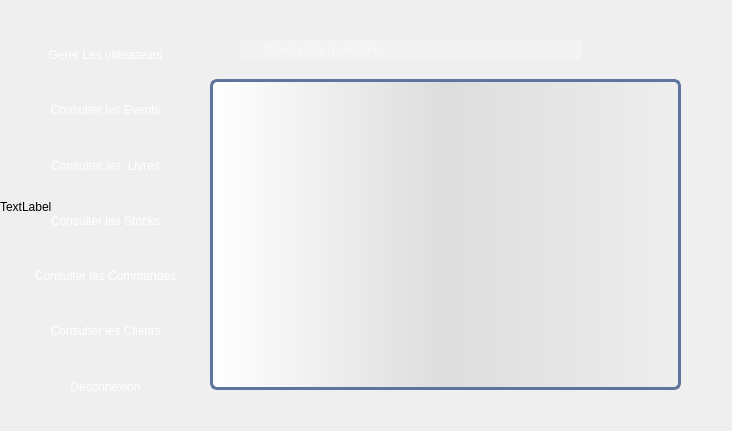
<?xml version="1.0" encoding="UTF-8"?>
<ui version="4.0">
 <class>user</class>
 <widget class="QDialog" name="user">
  <property name="geometry">
   <rect>
    <x>0</x>
    <y>0</y>
    <width>732</width>
    <height>431</height>
   </rect>
  </property>
  <property name="minimumSize">
   <size>
    <width>732</width>
    <height>431</height>
   </size>
  </property>
  <property name="maximumSize">
   <size>
    <width>732</width>
    <height>431</height>
   </size>
  </property>
  <property name="windowTitle">
   <string>Dialog</string>
  </property>
  <widget class="QWidget" name="gridLayoutWidget">
   <property name="geometry">
    <rect>
     <x>10</x>
     <y>30</y>
     <width>191</width>
     <height>381</height>
    </rect>
   </property>
   <layout class="QGridLayout" name="gridLayout">
    <item row="0" column="0">
     <widget class="QPushButton" name="agents">
      <property name="minimumSize">
       <size>
        <width>0</width>
        <height>4</height>
       </size>
      </property>
      <property name="maximumSize">
       <size>
        <width>16777215</width>
        <height>50</height>
       </size>
      </property>
      <property name="styleSheet">
       <string notr="true">QPushButton {
	font: 12pt &quot;Calibri&quot;;
            color: white;
            border-image: url(:/img/bouton.png) 3 10 3 10;

            border-top: 3px transparent;
            border-bottom: 3px transparent;
            border-right: 10px transparent;
            border-left: 10px transparent;
        }</string>
      </property>
      <property name="text">
       <string>Gerer Les utilisateurs</string>
      </property>
     </widget>
    </item>
    <item row="6" column="0">
     <widget class="QPushButton" name="clients">
      <property name="maximumSize">
       <size>
        <width>16777215</width>
        <height>50</height>
       </size>
      </property>
      <property name="styleSheet">
       <string notr="true">QPushButton {
            color: white;
            border-image: url(:/img/bouton.png) 3 10 3 10;
	font: 12pt &quot;calibri&quot;;
            border-top: 3px transparent;
            border-bottom: 3px transparent;
            border-right: 10px transparent;
            border-left: 10px transparent;
        }</string>
      </property>
      <property name="text">
       <string>Consulter les Clients</string>
      </property>
     </widget>
    </item>
    <item row="4" column="0">
     <widget class="QPushButton" name="stocks">
      <property name="maximumSize">
       <size>
        <width>16777215</width>
        <height>50</height>
       </size>
      </property>
      <property name="styleSheet">
       <string notr="true">QPushButton {
            color: white;
            border-image: url(:/img/bouton.png) 3 10 3 10;
	font: 12pt &quot;calibri&quot;;
            border-top: 3px transparent;
            border-bottom: 3px transparent;
            border-right: 10px transparent;
            border-left: 10px transparent;
        }</string>
      </property>
      <property name="text">
       <string>Consulter les Stocks</string>
      </property>
     </widget>
    </item>
    <item row="3" column="0">
     <widget class="QPushButton" name="livres">
      <property name="maximumSize">
       <size>
        <width>16777215</width>
        <height>50</height>
       </size>
      </property>
      <property name="styleSheet">
       <string notr="true">QPushButton {
            color: white;
            border-image: url(:/img/bouton.png) 3 10 3 10;
	font: 12pt &quot;calibri&quot;;
            border-top: 3px transparent;
            border-bottom: 3px transparent;
            border-right: 10px transparent;
            border-left: 10px transparent;
        }</string>
      </property>
      <property name="text">
       <string>Consulter les  Livres</string>
      </property>
     </widget>
    </item>
    <item row="1" column="0">
     <widget class="QPushButton" name="events">
      <property name="maximumSize">
       <size>
        <width>16777215</width>
        <height>50</height>
       </size>
      </property>
      <property name="styleSheet">
       <string notr="true">QPushButton {
            color: white;
            border-image: url(:/img/bouton.png) 3 10 3 10;
	font: 12pt &quot;calibri&quot;;
            border-top: 3px transparent;
            border-bottom: 3px transparent;
            border-right: 10px transparent;
            border-left: 10px transparent;
        }</string>
      </property>
      <property name="text">
       <string>Consulter les Events</string>
      </property>
     </widget>
    </item>
    <item row="5" column="0">
     <widget class="QPushButton" name="commandes">
      <property name="maximumSize">
       <size>
        <width>16777215</width>
        <height>50</height>
       </size>
      </property>
      <property name="styleSheet">
       <string notr="true">QPushButton {
            color: white;
            border-image: url(:/img/bouton.png) 3 10 3 10;
	font: 12pt &quot;calibri&quot;;
            border-top: 3px transparent;
            border-bottom: 3px transparent;
            border-right: 10px transparent;
            border-left: 10px transparent;
        }</string>
      </property>
      <property name="text">
       <string>Consulter les Commandes</string>
      </property>
     </widget>
    </item>
    <item row="7" column="0">
     <widget class="QPushButton" name="deconnexion">
      <property name="maximumSize">
       <size>
        <width>16777215</width>
        <height>50</height>
       </size>
      </property>
      <property name="styleSheet">
       <string notr="true">QPushButton {
            color: white;
            border-image: url(:/img/bouton.png) 3 10 3 10;
	font: 12pt &quot;calibri&quot;;
            border-top: 3px transparent;
            border-bottom: 3px transparent;
            border-right: 10px transparent;
            border-left: 10px transparent;
        }</string>
      </property>
      <property name="text">
       <string>Déconnexion</string>
      </property>
     </widget>
    </item>
   </layout>
  </widget>
  <widget class="QLabel" name="label">
   <property name="geometry">
    <rect>
     <x>0</x>
     <y>0</y>
     <width>741</width>
     <height>413</height>
    </rect>
   </property>
   <property name="text">
    <string>TextLabel</string>
   </property>
  </widget>
  <widget class="QStackedWidget" name="stackedWidget">
   <property name="geometry">
    <rect>
     <x>210</x>
     <y>29</y>
     <width>481</width>
     <height>381</height>
    </rect>
   </property>
   <property name="currentIndex">
    <number>0</number>
   </property>
   <widget class="QWidget" name="page">
    <widget class="QTableView" name="afficher">
     <property name="geometry">
      <rect>
       <x>0</x>
       <y>50</y>
       <width>471</width>
       <height>311</height>
      </rect>
     </property>
     <property name="styleSheet">
      <string notr="true">QTableView {border: 3px solid #5E749C;text-align: top;padding: 4px;border-radius: 7px;border-bottom-left-radius: 7px;background: QLinearGradient( x1: 0, y1: 0, x2: 1, y2: 0,stop: 0 #fff, stop: 1 #eee,stop: 0.5 #ddd,stop: 1 #eee );width: 15px;}
QTableView::item:focus{selection-background-color: yellow;}
QScrollBar:vertical{ width: 20px; background: none; /* only these sort effect about width ...*/}
QScrollBar::handle:vertical{ border: 3px solid #5E749C;text-align: top;padding: 4px;border-radius: 5px; border-bottom-left-radius: 5px;background: QLinearGradient( x1: 0, y1: 0, x2: 1, y2: 0,stop: 0 #fff, stop: 1 #eee,stop: 0.5 #ddd,stop: 1 #eee ); width: 25px; min-height: 20px; max-height: 25px; /*these sort no effect*/ }
QScrollBar::add-page:vertical {border: 3px solid red;text-align: top;padding: 4px;border-radius: 5px; border-bottom-left-radius: 5px;background:  red; /* adding width: xx px; sorting no effect .. why? */}
QScrollBar::sub-page:vertical {border: 3px solid green;text-align: top;padding: 4px;border-radius: 5px; border-bottom-left-radius: 5px;background:  green; /* adding width: xx px; sorting no effect .. why? */ }
</string>
     </property>
    </widget>
    <widget class="QLineEdit" name="rechercher">
     <property name="geometry">
      <rect>
       <x>30</x>
       <y>10</y>
       <width>341</width>
       <height>21</height>
      </rect>
     </property>
     <property name="styleSheet">
      <string notr="true">QLineEdit {
    background: #f3f3f3;
    background-image: url(:/img/search.png); /* actual size, e.g. 16x16 */
    background-repeat: no-repeat;
    background-position: left;
    color: white;
    font-family: SegoeUI;
    font-size: 12px;
  border-top: 3px transparent;
            border-bottom: 3px transparent;
            border-right: 10px transparent;
            border-left: 10px transparent;
    padding: 2 2 2 20; /* left padding (last number) must be more than the icon's width */
}</string>
     </property>
     <property name="cursorPosition">
      <number>0</number>
     </property>
     <property name="placeholderText">
      <string>Tapez votre recherche</string>
     </property>
    </widget>
   </widget>
   <widget class="QWidget" name="page_2">
    <widget class="QTableView" name="afficher_2">
     <property name="geometry">
      <rect>
       <x>10</x>
       <y>50</y>
       <width>471</width>
       <height>231</height>
      </rect>
     </property>
     <property name="styleSheet">
      <string notr="true">QTableView {border: 3px solid #5E749C;text-align: top;padding: 4px;border-radius: 7px;border-bottom-left-radius: 7px;background: QLinearGradient( x1: 0, y1: 0, x2: 1, y2: 0,stop: 0 #fff, stop: 1 #eee,stop: 0.5 #ddd,stop: 1 #eee );width: 15px;}
QTableView::item:focus{selection-background-color: yellow;}
QScrollBar:vertical{ width: 20px; background: none; /* only these sort effect about width ...*/}
QScrollBar::handle:vertical{ border: 3px solid #5E749C;text-align: top;padding: 4px;border-radius: 5px; border-bottom-left-radius: 5px;background: QLinearGradient( x1: 0, y1: 0, x2: 1, y2: 0,stop: 0 #fff, stop: 1 #eee,stop: 0.5 #ddd,stop: 1 #eee ); width: 25px; min-height: 20px; max-height: 25px; /*these sort no effect*/ }
QScrollBar::add-page:vertical {border: 3px solid red;text-align: top;padding: 4px;border-radius: 5px; border-bottom-left-radius: 5px;background:  red; /* adding width: xx px; sorting no effect .. why? */}
QScrollBar::sub-page:vertical {border: 3px solid green;text-align: top;padding: 4px;border-radius: 5px; border-bottom-left-radius: 5px;background:  green; /* adding width: xx px; sorting no effect .. why? */ }
</string>
     </property>
    </widget>
    <widget class="QLineEdit" name="rechercher_2">
     <property name="geometry">
      <rect>
       <x>40</x>
       <y>10</y>
       <width>341</width>
       <height>21</height>
      </rect>
     </property>
     <property name="styleSheet">
      <string notr="true">QLineEdit {
    background: #f3f3f3;
    background-image: url(:/img/search.png); /* actual size, e.g. 16x16 */
    background-repeat: no-repeat;
    background-position: left;
    color: white;
    font-family: SegoeUI;
    font-size: 12px;
  border-top: 3px transparent;
            border-bottom: 3px transparent;
            border-right: 10px transparent;
            border-left: 10px transparent;
    padding: 2 2 2 20; /* left padding (last number) must be more than the icon's width */
}</string>
     </property>
     <property name="cursorPosition">
      <number>0</number>
     </property>
     <property name="placeholderText">
      <string>Tapez votre recherche</string>
     </property>
    </widget>
    <widget class="QPushButton" name="pushButton">
     <property name="geometry">
      <rect>
       <x>20</x>
       <y>300</y>
       <width>100</width>
       <height>50</height>
      </rect>
     </property>
     <property name="text">
      <string>Ajouter Agent</string>
     </property>
    </widget>
    <widget class="QPushButton" name="pushButton_2">
     <property name="geometry">
      <rect>
       <x>130</x>
       <y>300</y>
       <width>100</width>
       <height>50</height>
      </rect>
     </property>
     <property name="text">
      <string>Supprimer Agent</string>
     </property>
    </widget>
    <widget class="QPushButton" name="pushButton_3">
     <property name="geometry">
      <rect>
       <x>240</x>
       <y>300</y>
       <width>100</width>
       <height>50</height>
      </rect>
     </property>
     <property name="text">
      <string>Modifier Agent</string>
     </property>
    </widget>
    <widget class="QPushButton" name="pushButton_4">
     <property name="geometry">
      <rect>
       <x>350</x>
       <y>300</y>
       <width>100</width>
       <height>50</height>
      </rect>
     </property>
     <property name="text">
      <string>Fichier TXT</string>
     </property>
    </widget>
   </widget>
   <widget class="QWidget" name="page_3">
    <widget class="QPushButton" name="retour_8">
     <property name="geometry">
      <rect>
       <x>60</x>
       <y>270</y>
       <width>41</width>
       <height>41</height>
      </rect>
     </property>
     <property name="styleSheet">
      <string notr="true">QPushButton {
            color: white;
            border-image: url(:/img/fleche.png) 3 10 3 10;
            border-top: 3px transparent;
            border-bottom: 3px transparent;
            border-right: 10px transparent;
            border-left: 10px transparent;
        }</string>
     </property>
     <property name="text">
      <string/>
     </property>
    </widget>
    <widget class="QLabel" name="label_nbrPages_4">
     <property name="geometry">
      <rect>
       <x>70</x>
       <y>200</y>
       <width>111</width>
       <height>21</height>
      </rect>
     </property>
     <property name="text">
      <string>&lt;html&gt;&lt;head/&gt;&lt;body&gt;&lt;p&gt;&lt;span style=&quot; font-weight:600; color:#ffffff;&quot;&gt;Role&lt;/span&gt;&lt;/p&gt;&lt;/body&gt;&lt;/html&gt;</string>
     </property>
    </widget>
    <widget class="QLabel" name="label_ID_12">
     <property name="geometry">
      <rect>
       <x>70</x>
       <y>60</y>
       <width>91</width>
       <height>21</height>
      </rect>
     </property>
     <property name="text">
      <string>&lt;html&gt;&lt;head/&gt;&lt;body&gt;&lt;p&gt;&lt;span style=&quot; font-weight:600; color:#ffffff;&quot;&gt;CIN &lt;/span&gt;&lt;/p&gt;&lt;/body&gt;&lt;/html&gt;</string>
     </property>
    </widget>
    <widget class="QLineEdit" name="nom_agent_aj">
     <property name="geometry">
      <rect>
       <x>180</x>
       <y>89</y>
       <width>200</width>
       <height>25</height>
      </rect>
     </property>
    </widget>
    <widget class="QLineEdit" name="cin_agent_aj">
     <property name="geometry">
      <rect>
       <x>180</x>
       <y>59</y>
       <width>200</width>
       <height>25</height>
      </rect>
     </property>
    </widget>
    <widget class="QLineEdit" name="prenom_agent_aj">
     <property name="geometry">
      <rect>
       <x>180</x>
       <y>120</y>
       <width>200</width>
       <height>25</height>
      </rect>
     </property>
    </widget>
    <widget class="QLabel" name="label_livre_8">
     <property name="geometry">
      <rect>
       <x>70</x>
       <y>90</y>
       <width>91</width>
       <height>21</height>
      </rect>
     </property>
     <property name="text">
      <string>&lt;html&gt;&lt;head/&gt;&lt;body&gt;&lt;p&gt;&lt;span style=&quot; font-weight:600; color:#ffffff;&quot;&gt;Nom&lt;/span&gt;&lt;/p&gt;&lt;/body&gt;&lt;/html&gt;</string>
     </property>
    </widget>
    <widget class="QLabel" name="label_ecrivant_8">
     <property name="geometry">
      <rect>
       <x>70</x>
       <y>120</y>
       <width>101</width>
       <height>21</height>
      </rect>
     </property>
     <property name="text">
      <string>&lt;html&gt;&lt;head/&gt;&lt;body&gt;&lt;p&gt;&lt;span style=&quot; font-weight:600; color:#ffffff;&quot;&gt;prenom &lt;/span&gt;&lt;/p&gt;&lt;/body&gt;&lt;/html&gt;</string>
     </property>
    </widget>
    <widget class="QLineEdit" name="mail_agent_aj">
     <property name="geometry">
      <rect>
       <x>180</x>
       <y>150</y>
       <width>200</width>
       <height>25</height>
      </rect>
     </property>
    </widget>
    <widget class="QPushButton" name="pushButton_7">
     <property name="geometry">
      <rect>
       <x>230</x>
       <y>290</y>
       <width>75</width>
       <height>23</height>
      </rect>
     </property>
     <property name="styleSheet">
      <string notr="true">QPushButton {
            color: white;
            border-image: url(:/img/valid.png) 3 10 3 10;
            border-top: 3px transparent;
            border-bottom: 3px transparent;
            border-right: 10px transparent;
            border-left: 10px transparent;
        }</string>
     </property>
     <property name="text">
      <string/>
     </property>
    </widget>
    <widget class="QLabel" name="label_langue_4">
     <property name="geometry">
      <rect>
       <x>70</x>
       <y>150</y>
       <width>81</width>
       <height>21</height>
      </rect>
     </property>
     <property name="text">
      <string>&lt;html&gt;&lt;head/&gt;&lt;body&gt;&lt;p&gt;&lt;span style=&quot; font-weight:600; color:#ffffff;&quot;&gt;Mail&lt;/span&gt;&lt;/p&gt;&lt;/body&gt;&lt;/html&gt;</string>
     </property>
    </widget>
    <widget class="QRadioButton" name="radioButton">
     <property name="geometry">
      <rect>
       <x>180</x>
       <y>210</y>
       <width>82</width>
       <height>17</height>
      </rect>
     </property>
     <property name="toolTip">
      <string>&lt;html&gt;&lt;head/&gt;&lt;body&gt;&lt;p&gt;&lt;span style=&quot; color:#ffffff;&quot;&gt;Agnet&lt;/span&gt;&lt;/p&gt;&lt;/body&gt;&lt;/html&gt;</string>
     </property>
     <property name="whatsThis">
      <string>&lt;html&gt;&lt;head/&gt;&lt;body&gt;&lt;p&gt;&lt;span style=&quot; color:#ffffff;&quot;&gt;Agent&lt;/span&gt;&lt;/p&gt;&lt;/body&gt;&lt;/html&gt;</string>
     </property>
     <property name="text">
      <string/>
     </property>
    </widget>
    <widget class="QLabel" name="label_ID_14">
     <property name="geometry">
      <rect>
       <x>200</x>
       <y>210</y>
       <width>91</width>
       <height>21</height>
      </rect>
     </property>
     <property name="text">
      <string>&lt;html&gt;&lt;head/&gt;&lt;body&gt;&lt;p&gt;&lt;span style=&quot; font-weight:600; color:#ffffff;&quot;&gt;Agent&lt;/span&gt;&lt;/p&gt;&lt;/body&gt;&lt;/html&gt;</string>
     </property>
    </widget>
    <widget class="QLabel" name="label_ID_15">
     <property name="geometry">
      <rect>
       <x>300</x>
       <y>210</y>
       <width>91</width>
       <height>21</height>
      </rect>
     </property>
     <property name="text">
      <string>&lt;html&gt;&lt;head/&gt;&lt;body&gt;&lt;p&gt;&lt;span style=&quot; font-weight:600; color:#ffffff;&quot;&gt;Administrateur&lt;/span&gt;&lt;/p&gt;&lt;/body&gt;&lt;/html&gt;</string>
     </property>
    </widget>
    <widget class="QLabel" name="label_langue_6">
     <property name="geometry">
      <rect>
       <x>70</x>
       <y>180</y>
       <width>81</width>
       <height>21</height>
      </rect>
     </property>
     <property name="text">
      <string>&lt;html&gt;&lt;head/&gt;&lt;body&gt;&lt;p&gt;&lt;span style=&quot; color:#ffffff;&quot;&gt;Mot de passe&lt;/span&gt;&lt;/p&gt;&lt;/body&gt;&lt;/html&gt;</string>
     </property>
    </widget>
    <widget class="QLineEdit" name="password_agent_aj">
     <property name="geometry">
      <rect>
       <x>180</x>
       <y>180</y>
       <width>200</width>
       <height>25</height>
      </rect>
     </property>
    </widget>
    <widget class="QRadioButton" name="radioButton_2">
     <property name="geometry">
      <rect>
       <x>280</x>
       <y>210</y>
       <width>91</width>
       <height>17</height>
      </rect>
     </property>
     <property name="toolTip">
      <string>&lt;html&gt;&lt;head/&gt;&lt;body&gt;&lt;p&gt;&lt;span style=&quot; color:#ffffff;&quot;&gt;Administrateur&lt;/span&gt;&lt;/p&gt;&lt;/body&gt;&lt;/html&gt;</string>
     </property>
     <property name="whatsThis">
      <string>&lt;html&gt;&lt;head/&gt;&lt;body&gt;&lt;p&gt;&lt;span style=&quot; color:#ffffff;&quot;&gt;Administrateur&lt;/span&gt;&lt;/p&gt;&lt;/body&gt;&lt;/html&gt;</string>
     </property>
     <property name="text">
      <string/>
     </property>
    </widget>
   </widget>
   <widget class="QWidget" name="page_4">
    <widget class="QPushButton" name="Sretour_6">
     <property name="geometry">
      <rect>
       <x>100</x>
       <y>200</y>
       <width>50</width>
       <height>50</height>
      </rect>
     </property>
     <property name="styleSheet">
      <string notr="true">QPushButton {
            color: white;
            border-image: url(:/img/fleche.png) 3 10 3 10;
            border-top: 3px transparent;
            border-bottom: 3px transparent;
            border-right: 10px transparent;
            border-left: 10px transparent;
        }</string>
     </property>
     <property name="text">
      <string/>
     </property>
    </widget>
    <widget class="QPushButton" name="SupprimerID_6">
     <property name="geometry">
      <rect>
       <x>310</x>
       <y>120</y>
       <width>71</width>
       <height>23</height>
      </rect>
     </property>
     <property name="styleSheet">
      <string notr="true">QPushButton {
            color: white;
            border-image: url(:/img/supp.png) 3 10 3 10;
            border-top: 3px transparent;
            border-bottom: 3px transparent;
            border-right: 10px transparent;
            border-left: 10px transparent;
        }</string>
     </property>
     <property name="text">
      <string/>
     </property>
    </widget>
    <widget class="QLabel" name="Donner_ID_6">
     <property name="geometry">
      <rect>
       <x>110</x>
       <y>50</y>
       <width>71</width>
       <height>39</height>
      </rect>
     </property>
     <property name="minimumSize">
      <size>
       <width>7</width>
       <height>0</height>
      </size>
     </property>
     <property name="text">
      <string>&lt;html&gt;&lt;head/&gt;&lt;body&gt;&lt;p&gt;&lt;span style=&quot; font-weight:600; color:#ffffff;&quot;&gt;CIN agent&lt;/span&gt;&lt;/p&gt;&lt;/body&gt;&lt;/html&gt;</string>
     </property>
    </widget>
    <widget class="QPushButton" name="ModifierID_9">
     <property name="geometry">
      <rect>
       <x>180</x>
       <y>120</y>
       <width>71</width>
       <height>23</height>
      </rect>
     </property>
     <property name="styleSheet">
      <string notr="true">QPushButton {
            color: white;
            border-image: url(:/img/modifier.png) 3 10 3 10;
            border-top: 3px transparent;
            border-bottom: 3px transparent;
            border-right: 10px transparent;
            border-left: 10px transparent;
        }</string>
     </property>
     <property name="text">
      <string/>
     </property>
    </widget>
    <widget class="QLineEdit" name="lineEdit_cin_agent">
     <property name="geometry">
      <rect>
       <x>180</x>
       <y>60</y>
       <width>200</width>
       <height>25</height>
      </rect>
     </property>
    </widget>
   </widget>
   <widget class="QWidget" name="page_5">
    <widget class="QPushButton" name="pushButton_8">
     <property name="geometry">
      <rect>
       <x>270</x>
       <y>280</y>
       <width>75</width>
       <height>23</height>
      </rect>
     </property>
     <property name="styleSheet">
      <string notr="true">QPushButton {
            color: white;
            border-image: url(:/img/valid.png) 3 10 3 10;
            border-top: 3px transparent;
            border-bottom: 3px transparent;
            border-right: 10px transparent;
            border-left: 10px transparent;
        }</string>
     </property>
     <property name="text">
      <string/>
     </property>
    </widget>
    <widget class="QLabel" name="label_langue_5">
     <property name="geometry">
      <rect>
       <x>100</x>
       <y>140</y>
       <width>81</width>
       <height>21</height>
      </rect>
     </property>
     <property name="text">
      <string>&lt;html&gt;&lt;head/&gt;&lt;body&gt;&lt;p&gt;&lt;span style=&quot; font-weight:600; color:#ffffff;&quot;&gt;Mail&lt;/span&gt;&lt;/p&gt;&lt;/body&gt;&lt;/html&gt;</string>
     </property>
    </widget>
    <widget class="QLabel" name="label_livre_9">
     <property name="geometry">
      <rect>
       <x>100</x>
       <y>79</y>
       <width>91</width>
       <height>21</height>
      </rect>
     </property>
     <property name="text">
      <string>&lt;html&gt;&lt;head/&gt;&lt;body&gt;&lt;p&gt;&lt;span style=&quot; font-weight:600; color:#ffffff;&quot;&gt;Nom&lt;/span&gt;&lt;/p&gt;&lt;/body&gt;&lt;/html&gt;</string>
     </property>
    </widget>
    <widget class="QLabel" name="label_nbrPages_5">
     <property name="geometry">
      <rect>
       <x>90</x>
       <y>200</y>
       <width>111</width>
       <height>21</height>
      </rect>
     </property>
     <property name="text">
      <string>&lt;html&gt;&lt;head/&gt;&lt;body&gt;&lt;p&gt;&lt;span style=&quot; font-weight:600; color:#ffffff;&quot;&gt;Role&lt;/span&gt;&lt;/p&gt;&lt;/body&gt;&lt;/html&gt;</string>
     </property>
    </widget>
    <widget class="QLabel" name="label_ecrivant_9">
     <property name="geometry">
      <rect>
       <x>100</x>
       <y>109</y>
       <width>101</width>
       <height>21</height>
      </rect>
     </property>
     <property name="text">
      <string>&lt;html&gt;&lt;head/&gt;&lt;body&gt;&lt;p&gt;&lt;span style=&quot; font-weight:600; color:#ffffff;&quot;&gt;prenom&lt;/span&gt;&lt;/p&gt;&lt;/body&gt;&lt;/html&gt;</string>
     </property>
    </widget>
    <widget class="QLineEdit" name="cin_agent_mod">
     <property name="geometry">
      <rect>
       <x>210</x>
       <y>49</y>
       <width>200</width>
       <height>25</height>
      </rect>
     </property>
    </widget>
    <widget class="QLineEdit" name="prenom_agent_mod">
     <property name="geometry">
      <rect>
       <x>210</x>
       <y>110</y>
       <width>200</width>
       <height>25</height>
      </rect>
     </property>
    </widget>
    <widget class="QLabel" name="label_ID_13">
     <property name="geometry">
      <rect>
       <x>100</x>
       <y>49</y>
       <width>91</width>
       <height>21</height>
      </rect>
     </property>
     <property name="text">
      <string>&lt;html&gt;&lt;head/&gt;&lt;body&gt;&lt;p&gt;&lt;span style=&quot; font-weight:600; color:#ffffff;&quot;&gt;CIN&lt;/span&gt;&lt;/p&gt;&lt;/body&gt;&lt;/html&gt;</string>
     </property>
    </widget>
    <widget class="QLineEdit" name="nom_agent_mod">
     <property name="geometry">
      <rect>
       <x>210</x>
       <y>79</y>
       <width>200</width>
       <height>25</height>
      </rect>
     </property>
    </widget>
    <widget class="QPushButton" name="retour_9">
     <property name="geometry">
      <rect>
       <x>110</x>
       <y>239</y>
       <width>51</width>
       <height>51</height>
      </rect>
     </property>
     <property name="styleSheet">
      <string notr="true">QPushButton {
            color: white;
            border-image: url(:/img/fleche.png) 3 10 3 10;
            border-top: 3px transparent;
            border-bottom: 3px transparent;
            border-right: 10px transparent;
            border-left: 10px transparent;
        }</string>
     </property>
     <property name="text">
      <string/>
     </property>
    </widget>
    <widget class="QLineEdit" name="role_agent_mod">
     <property name="geometry">
      <rect>
       <x>210</x>
       <y>200</y>
       <width>200</width>
       <height>25</height>
      </rect>
     </property>
    </widget>
    <widget class="QLineEdit" name="mail_agent_mod">
     <property name="geometry">
      <rect>
       <x>210</x>
       <y>140</y>
       <width>200</width>
       <height>25</height>
      </rect>
     </property>
    </widget>
    <widget class="QLabel" name="label_langue_7">
     <property name="geometry">
      <rect>
       <x>90</x>
       <y>170</y>
       <width>81</width>
       <height>21</height>
      </rect>
     </property>
     <property name="text">
      <string>&lt;html&gt;&lt;head/&gt;&lt;body&gt;&lt;p&gt;&lt;span style=&quot; font-weight:600; color:#ffffff;&quot;&gt;Mot de passe&lt;/span&gt;&lt;/p&gt;&lt;/body&gt;&lt;/html&gt;</string>
     </property>
    </widget>
    <widget class="QLineEdit" name="password_agent_mod">
     <property name="geometry">
      <rect>
       <x>210</x>
       <y>170</y>
       <width>200</width>
       <height>25</height>
      </rect>
     </property>
    </widget>
   </widget>
  </widget>
  <zorder>label</zorder>
  <zorder>gridLayoutWidget</zorder>
  <zorder>stackedWidget</zorder>
 </widget>
 <resources/>
 <connections/>
</ui>
